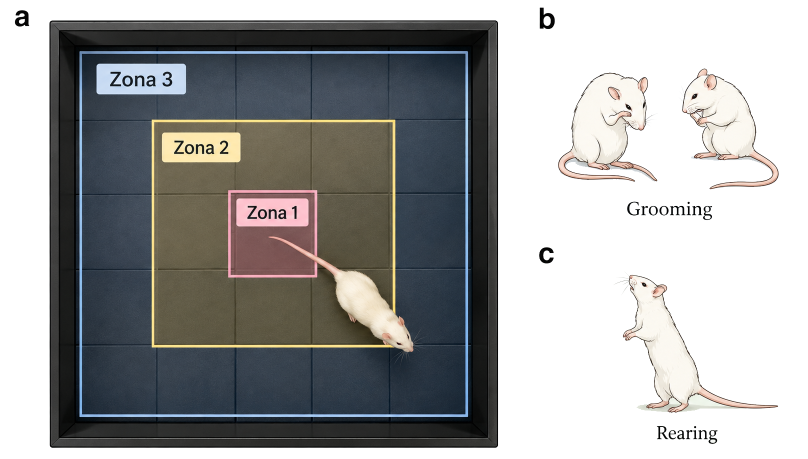
#> input picture figuras/fuentes/Sol_Figura5_OF.png, 1615 x 918 px (shown at 1/2 size); the run also reads 3 pictures not shown here
$ python esquemas_ia.py
#> lines starting #> are read from the running program, lines starting #| are printed output that depends on the picture; after the words box and inside, x2 and y2 are one past the last pixel; in counts of white or black regions, pixels touching at a corner belong together
"""Esquemas de Métodos a partir de las ilustraciones que mandó la Dra. Kruse (28 oct. 2026), hechas con
IA para otra tesina del laboratorio (figuras/fuentes/Sol_Figura5_OF.png y Sol_Figura7_NOL.png).

- Fig4_OF_zonas_IA.png / Fig4_OF_rearing_IA.png: recortes de la Figura 5 (arena del OF con las tres
  zonas y rata en rearing; se deja afuera el grooming, que no se midió). Los compone componer.py.
- Fig4_NOR_protocolo.png: protocolo del NOR con el estilo de la Figura 7 (que es de una prueba NOL,
  que no se hizo acá): se usa su caja negra vacía y su rata, y se pegan los objetos reales del NOR
  (recortes de figuras/Fig5_NOR_objetos_T*.png).
Uso:  python herramientas/figuras/esquemas_ia.py   (después, componer.py para la figura del OF)
"""
import os
import numpy as np
from PIL import Image, ImageDraw, ImageFont, ImageFilter

R = os.path.normpath(os.path.join(os.path.dirname(os.path.abspath(__file__)), "..", "..")) + os.sep
FIG = R + "figuras" + os.sep
FUE = FIG + "fuentes" + os.sep
SERIF = "c:/texlive/2026/texmf-dist/fonts/truetype/google/noto/NotoSerif-Regular.ttf"
SERIFB = "c:/texlive/2026/texmf-dist/fonts/truetype/google/noto/NotoSerif-Bold.ttf"

# ---------------------------------------------------------------- OF (Figura 5 de Sol)
f5 = Image.open(FUE + "Sol_Figura5_OF.png").convert("RGB")
#> f5 is the input picture: PIL image 1615x918 RGB; mean R, G, B 159.3, 159.9, 159.7
f5.crop((96, 38, 1000, 898)).save(FIG + "Fig4_OF_zonas_IA.png")        # sin la letra "a"
f5.crop((1215, 535, 1565, 830)).save(FIG + "Fig4_OF_rearing_IA.png")   # sin la letra "c" ni el rótulo

# ---------------------------------------------------------------- NOR
f7 = Image.open(FUE + "Sol_Figura7_NOL.png").convert("RGB")
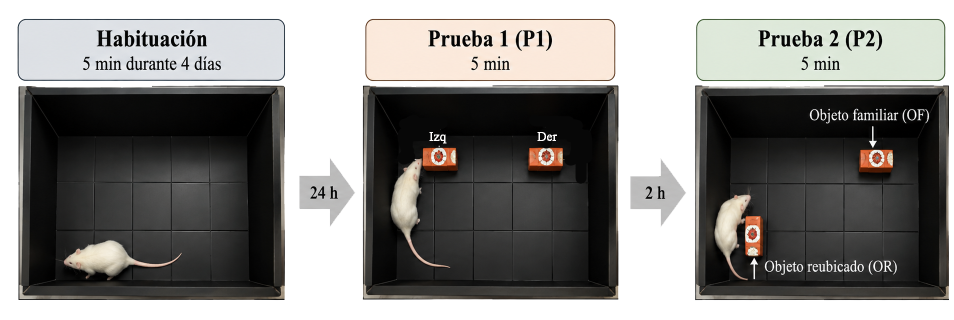
#> input picture figuras/fuentes/Sol_Figura7_NOL.png, 1908 x 639 px (shown at 1/2 size)
#> f7 is the input picture: PIL image 1908x639 RGB; mean R, G, B 134.5, 133.4, 131
caja = f7.crop((38, 172, 568, 600))                  # caja de la habituación (con la rata abajo a la izquierda)
W, H = caja.size
#> W = 530; H = 428

# caja vacía: se borra la rata de la habituación (última fila del piso, y 291-387, x 70-350).
# Hasta la línea de la cuadrícula en x = 146 se copia la misma zona de la caja espejada (la caja es
# simétrica y ese lado está vacío); desde ahí el espejo caería sobre la propia rata, así que se copia
# la fila de baldosas de arriba (96 px más arriba), corregida por la diferencia de iluminación.
c = np.asarray(caja).astype(float)
vac = c.copy()
Y0, Y1, YL, XC, DY = 291, 388, 380, 146, 96          # YL: debajo, sin copiar la línea horizontal de arriba
vac[Y0:Y1, 70:XC] = c[Y0:Y1, ::-1][:, 70:XC]
gan = c[Y0:YL, 380:470].mean(axis=(1, 2)) / c[Y0 - DY:YL - DY, 380:470].mean(axis=(1, 2))
#> gan = 89 values, max 1.18 at index 0, min 0.66 at index 87, mean 0.752
vac[Y0:YL, XC:350] = c[Y0 - DY:YL - DY, XC:350] * gan[:, None, None]
vac[YL:Y1, XC:350] = vac[YL - 1, XC:350][None]       # el borde inferior del piso es liso
#> vac: shape (428, 530, 3) float64; mean R, G, B 40.6, 40.3, 39.3
vacia = Image.fromarray(np.clip(vac, 0, 255).astype("uint8"))

def recorte_rata():
    """Rata de la Prueba 1 de la Figura 7 (vertical, cabeza arriba), con canal alfa."""
    r = np.asarray(f7.crop((770, 312, 905, 540))).astype(int)
    brillo = r.mean(axis=2)
    alfa = (brillo > 105) & ((r[..., 0] - r[..., 2]) < 70)
    alfa[:40, 60:] = False                           # el objeto "Izq" que toca la nariz
    a = Image.fromarray((alfa * 255).astype("uint8")).filter(ImageFilter.MinFilter(3)).filter(ImageFilter.GaussianBlur(0.8))
    im = Image.fromarray(r.astype("uint8")).convert("RGBA")
    im.putalpha(a)
    return im.crop(im.getbbox())

def recortes_objetos(arch):
    """(izquierdo, derecho) de una foto de objetos sobre fondo oscuro uniforme."""
    im = np.asarray(Image.open(FIG + arch).convert("RGB")).astype(int)
    fondo = np.median(im[:15].reshape(-1, 3), axis=0)
    alfa = np.abs(im - fondo).max(axis=2) > 38
    out = []
    mitad = im.shape[1] // 2
    for xa, xb in ((0, mitad), (mitad, im.shape[1])):
        sub = np.zeros_like(alfa); sub[:, xa:xb] = alfa[:, xa:xb]
        a = Image.fromarray((sub * 255).astype("uint8")).filter(ImageFilter.MedianFilter(5)).filter(ImageFilter.GaussianBlur(0.7))
        o = Image.fromarray(im.astype("uint8")).convert("RGBA"); o.putalpha(a)
        out.append(o.crop(a.getbbox()))
    return out

def sombra(img, desp=(5, 6)):
    s = Image.new("RGBA", img.size, (0, 0, 0, 0))
    s.putalpha(img.getchannel("A").point(lambda v: v * 0.55))
    return s.filter(ImageFilter.GaussianBlur(5)), desp

def pegar(base, img, centro, alto):
    img = img.resize((round(img.width * alto / img.height), alto), Image.LANCZOS)
    x, y = round(centro[0] - img.width / 2), round(centro[1] - img.height / 2)
    s, (dx, dy) = sombra(img)
    base.alpha_composite(s, (x + dx, y + dy))
    base.alpha_composite(img, (x, y))
    return (x, y, x + img.width, y + img.height)

RATA = recorte_rata()
#> in recorte_rata, `alfa = (brillo > 105) & ((r[..., 0] - r[..., 2]) < 70)`: alfa: shape (228, 135) bool; 22.2% white; 6 white regions (3 under 20 px), largest, box (x1, y1, x2, y2) and area: (11, 5, 130, 224) 6523, (92, 0, 123, 18) 284, (131, 0, 135, 11) 31
#> in recorte_rata, `alfa[:40, 60:] = False                           # el objeto "Izq" que..`:
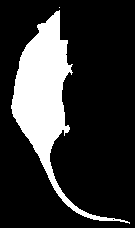
#> alfa: shape (228, 135) bool; 20% white; 2 white regions (1 under 20 px), largest, box (x1, y1, x2, y2) and area: (11, 10, 130, 224) 6145
IZQ, DER = (150, 205), (380, 205)                    # posiciones de los objetos dentro de la caja
ALTO_OBJ = 72

def ensayo(arch, rotulos=None, explora="der"):
    b = vacia.convert("RGBA")
    oi, od = recortes_objetos(arch)
    ri = pegar(b, oi, IZQ, ALTO_OBJ)
    rd = pegar(b, od, DER, ALTO_OBJ)
    # rata olfateando un objeto, desde abajo
    rata = RATA if explora == "der" else RATA.transpose(Image.FLIP_LEFT_RIGHT)
    cx = (DER if explora == "der" else IZQ)[0] + (-14 if explora == "der" else 14)
    pegar(b, rata, (cx, (rd[3] if explora == "der" else ri[3]) + 78), 165)
    if rotulos:
        d = ImageDraw.Draw(b); f = ImageFont.truetype(SERIFB, 24)
        for rr, t in ((ri, rotulos[0]), (rd, rotulos[1])):
            cx = (rr[0] + rr[2]) / 2
            d.text((cx, rr[1] - 10), t, font=f, fill="white", anchor="ms")
    return b.convert("RGB")

# ---------------------------------------------------------------- composición
ESC = 1.25
def panel(img, titulo, sub, color):
    img = img.resize((round(W * ESC), round(H * ESC)), Image.LANCZOS)
    hh = 118
    p = Image.new("RGB", (img.width, hh + 18 + img.height), "white")
    d = ImageDraw.Draw(p)
    d.rounded_rectangle((2, 2, img.width - 3, hh), radius=22, fill=color, outline=(70, 70, 70), width=3)
    d.text((img.width / 2, 50), titulo, font=ImageFont.truetype(SERIFB, 40), fill="black", anchor="mm")
    d.text((img.width / 2, 92), sub, font=ImageFont.truetype(SERIF, 30), fill="black", anchor="mm")
    p.paste(img, (0, hh + 18))
    return p

def flecha(d, x0, x1, yc, texto):
    """Flecha gris gruesa con el intervalo adentro, como en la Figura 7."""
    h = 120
    d.polygon([(x0, yc - h * 0.32), (x1 - 55, yc - h * 0.32), (x1 - 55, yc - h / 2), (x1, yc),
               (x1 - 55, yc + h / 2), (x1 - 55, yc + h * 0.32), (x0, yc + h * 0.32)], fill=(200, 200, 200))
    d.text(((x0 + x1 - 40) / 2, yc), texto, font=ImageFont.truetype(SERIFB, 34), fill="black", anchor="mm")

AZUL, NARANJA, VERDE = (226, 231, 240), (250, 228, 214), (222, 236, 222)
hab = panel(caja, "Habituación", "5 min durante 3 días", AZUL)
#> in panel, `p = Image.new("RGB", (img.width, hh + 18 + img.height), "white")`: p: PIL image 662x671 RGB; every value is 255
t1 = panel(ensayo("Fig5_NOR_objetos_T1.png", explora="izq"), "Fase de muestreo (T1)", "5 min · dos objetos iguales", NARANJA)
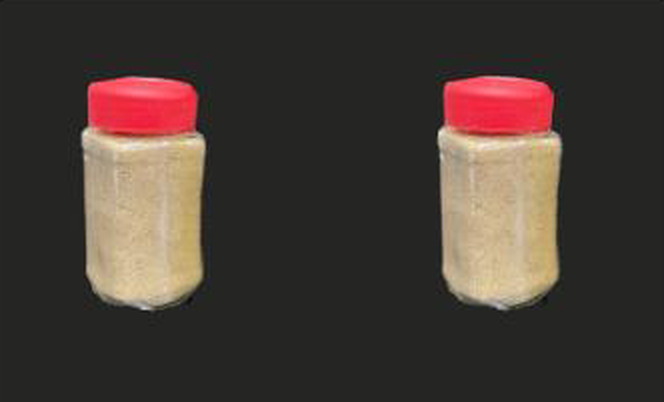
#> input picture figuras/Fig5_NOR_objetos_T1.png, 664 x 402 px
#> in recortes_objetos, `fondo = np.median(im[:15].reshape(-1, 3), axis=0)`: fondo = [37, 37, 35]
#> in recortes_objetos, `alfa = np.abs(im - fondo).max(axis=2) > 38`: alfa: shape (402, 664) bool; 19.4% white; 3 white regions (1 under 20 px), largest, box (x1, y1, x2, y2) and area: (81, 76, 206, 311) 25945, (437, 75, 563, 311) 25920
#> after the loop in recortes_objetos, `for xa, xb in ((0, mitad), (mitad, im.shape[1])):`:
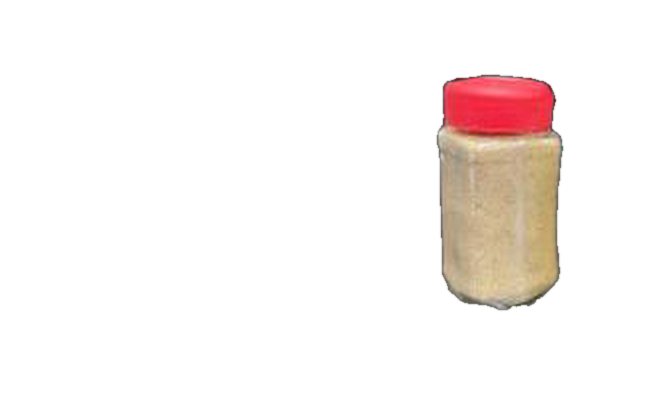
#> o: PIL image 664x402 RGBA; mean R, G, B, A 68.8, 58.1, 52, 24.8; transparent parts drawn white
#> after the loop in recortes_objetos, `for xa, xb in ((0, mitad), (mitad, im.shape[1])):`: sub: shape (402, 664) bool; 9.7% white; 1 white region, box (x1, y1, x2, y2) and area: (437, 75, 563, 311) 25920
#> after the loop in recortes_objetos, `for xa, xb in ((0, mitad), (mitad, im.shape[1])):`: out = 2 items
#> in ensayo, `oi, od = recortes_objetos(arch)`:
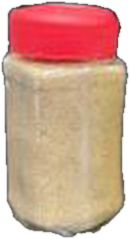
#> od: PIL image 130x239 RGBA; mean R, G, B, A 173.7, 127.6, 107.8, 212.7; transparent parts drawn white
#> in sombra, `s = Image.new("RGBA", img.size, (0, 0, 0, 0))`: s: PIL image 39x72 RGBA; every value is 0
#> in pegar, `s, (dx, dy) = sombra(img)`: dx = 5; dy = 6
#> in ensayo, `ri = pegar(b, oi, IZQ, ALTO_OBJ)`: ri = (130, 169, 169, 241)
#> call 2 of pegar, with centro = (380, 205), alto = 72
#> in pegar (call 2), `base.alpha_composite(s, (x + dx, y + dy))`:
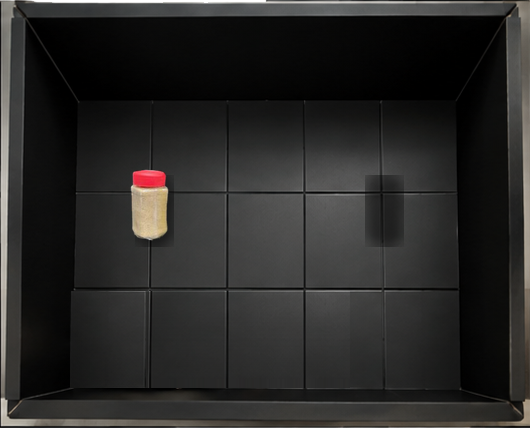
#> base: PIL image 530x428 RGBA; mean R, G, B, A 41.6, 40.8, 39.6, 255
#> in ensayo, `rd = pegar(b, od, DER, ALTO_OBJ)`: rd = (360, 169, 399, 241)
#> call 3 of pegar, with centro = (164, 319), alto = 165
#> in sombra (call 3), `s = Image.new("RGBA", img.size, (0, 0, 0, 0))`: s: PIL image 81x165 RGBA; every value is 0
#> in pegar (call 3), `s, (dx, dy) = sombra(img)`:
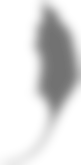
#> s: PIL image 81x165 RGBA; mean R, G, B, A 0, 0, 0, 34; transparent parts drawn white
t2 = panel(ensayo("Fig5_NOR_objetos_T2.png", ("F", "N")), "T2 (corto plazo)", "2 h después de T1 · 5 min", VERDE)
#> the loop in ensayo (call 2), `for rr, t in ((ri, rotulos[0]), (rd, rotulos[1])):` made 2 passes
#> (rr, t, cx) on passes 1 to 2: ((130, 169, 169, 241), 'F', 149.5), ((353, 169, 407, 241), 'N', 380)
t3 = panel(ensayo("Fig5_NOR_objetos_T3.png", ("F", "N")), "T3 (largo plazo)", "24 h después de T1 · 5 min", VERDE)
t4 = panel(ensayo("Fig5_NOR_objetos_T4.png", ("F", "N")), "T4 (memoria consolidada)", "7 días después de T1 · 5 min", VERDE)

pw, ph = hab.size
#> pw = 662; ph = 671
gap, fl = 60, 230
ancho = 3 * pw + 2 * gap
#> ancho = 2106
fila1 = 2 * pw + fl
#> fila1 = 1554
lienzo = Image.new("RGB", (ancho, ph * 2 + 170), "white")
d = ImageDraw.Draw(lienzo)
x = (ancho - fila1) // 2
#> x = 276
lienzo.paste(hab, (x, 0)); lienzo.paste(t1, (x + pw + fl, 0))
flecha(d, x + pw + 25, x + pw + fl - 25, 118 + 18 + (ph - 136) // 2, "24 h")
# de T1 a los tres ensayos de elección
y2 = ph + 170
#> y2 = 841
cx1 = x + pw + fl + pw // 2
#> cx1 = 1499
ybar = ph + 85
#> ybar = 756
d.line((cx1, ph + 10, cx1, ybar), fill=(120, 120, 120), width=6)
xs = [pw // 2 + k * (pw + gap) for k in range(3)]
#> xs = [331, 1053, 1775]
d.line((xs[0], ybar, xs[2], ybar), fill=(120, 120, 120), width=6)
for xx in xs:
    d.line((xx, ybar, xx, y2 - 22), fill=(120, 120, 120), width=6)
    d.polygon([(xx - 18, y2 - 26), (xx + 18, y2 - 26), (xx, y2 - 2)], fill=(120, 120, 120))
for k, im in enumerate((t2, t3, t4)):
    lienzo.paste(im, (k * (pw + gap), y2))
#> this loop made 3 passes
lienzo.save(FIG + "Fig4_NOR_protocolo.png", dpi=(300, 300))
print("NOR:", lienzo.size)
#| NOR: (2106, 1512)

# ---------------------------------------------------------------- rata para la línea temporal (Fig. 4.1)
# la rata caminando de la habituación de la Figura 7, con fondo transparente y mirando a la derecha
r = np.asarray(f7.crop((110, 455, 390, 575))).astype(int)
alfa = (r.mean(axis=2) > 100) & ((r[..., 0] - r[..., 2]) < 90)
from scipy import ndimage                            # solo la rata: la mancha conexa más grande
lab, n = ndimage.label(ndimage.binary_dilation(alfa, iterations=2))
#> n = 5
alfa &= lab == (np.bincount(lab.ravel())[1:].argmax() + 1)
a = Image.fromarray((alfa * 255).astype("uint8")).filter(ImageFilter.MedianFilter(3)).filter(ImageFilter.GaussianBlur(0.8))
rata = Image.fromarray(r.astype("uint8")).convert("RGBA"); rata.putalpha(a)
rata = rata.crop(rata.getbbox()).transpose(Image.FLIP_LEFT_RIGHT)
rata.save(FIG + "Fig4_rata_IA.png")
print("rata:", rata.size)
#| rata: (238, 74)
